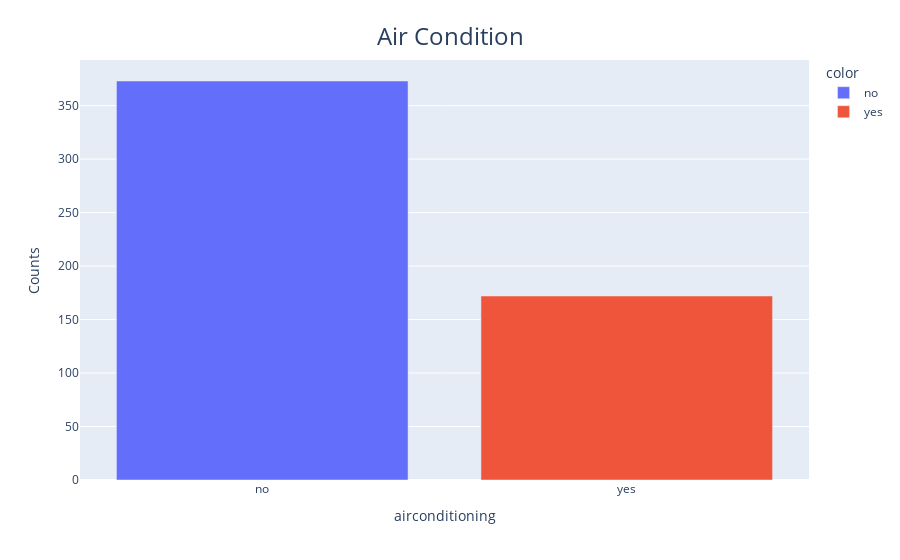

Notebook code cell kept with this figure:
### Code cell
categorical(data["airconditioning"], "Air Condition")

### Figure 1 — Plotly figure (JSON) as saved in the notebook; plotly's stock layout.template omitted (floating-point values rounded to 4 significant figures)
{"data": [{"alignmentgroup": "True", "hovertemplate": "color=no<br>airconditioning=%{x}<br>Counts=%{y}<extra></extra>", "legendgroup": "no", "marker": {"color": "#636efa", "pattern": {"shape": ""}}, "name": "no", "offsetgroup": "no", "orientation": "v", "showlegend": true, "textposition": "auto", "type": "bar", "x": ["no"], "xaxis": "x", "y": [373], "yaxis": "y"}, {"alignmentgroup": "True", "hovertemplate": "color=yes<br>airconditioning=%{x}<br>Counts=%{y}<extra></extra>", "legendgroup": "yes", "marker": {"color": "#EF553B", "pattern": {"shape": ""}}, "name": "yes", "offsetgroup": "yes", "orientation": "v", "showlegend": true, "textposition": "auto", "type": "bar", "x": ["yes"], "xaxis": "x", "y": [172], "yaxis": "y"}], "layout": {"autosize": true, "barmode": "relative", "legend": {"title": {"text": "color"}, "tracegroupgap": 0}, "margin": {"t": 60}, "title": {"font": {"size": 24}, "text": "Air Condition", "x": 0.5, "xanchor": "center", "y": 0.95, "yanchor": "top"}, "xaxis": {"anchor": "y", "autorange": true, "domain": [0, 1], "range": [-0.5, 1.5], "title": {"text": "airconditioning"}, "type": "category"}, "yaxis": {"anchor": "x", "autorange": true, "domain": [0, 1], "range": [0, 392.6], "title": {"text": "Counts"}, "type": "linear"}}}
